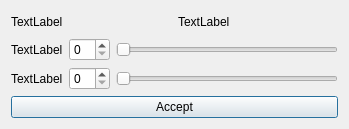
<?xml version="1.0" encoding="UTF-8"?>
<ui version="4.0">
 <class>BankDialog</class>
 <widget class="QDialog" name="BankDialog">
  <property name="geometry">
   <rect>
    <x>0</x>
    <y>0</y>
    <width>349</width>
    <height>129</height>
   </rect>
  </property>
  <property name="windowTitle">
   <string>Dialog</string>
  </property>
  <layout class="QGridLayout" name="gridLayout">
   <item row="2" column="0">
    <layout class="QHBoxLayout" name="horizontalLayout_Repay">
     <item>
      <widget class="QLabel" name="label_Repay">
       <property name="text">
        <string>TextLabel</string>
       </property>
      </widget>
     </item>
     <item>
      <widget class="QSpinBox" name="spinBox_Repay"/>
     </item>
     <item>
      <widget class="QSlider" name="horizontalSlider_Repay">
       <property name="orientation">
        <enum>Qt::Horizontal</enum>
       </property>
      </widget>
     </item>
    </layout>
   </item>
   <item row="1" column="0">
    <layout class="QHBoxLayout" name="horizontalLayout_Borrow">
     <item>
      <widget class="QLabel" name="label_Borrow">
       <property name="text">
        <string>TextLabel</string>
       </property>
      </widget>
     </item>
     <item>
      <widget class="QSpinBox" name="spinBox_Borrow"/>
     </item>
     <item>
      <widget class="QSlider" name="horizontalSlider_Borrow">
       <property name="orientation">
        <enum>Qt::Horizontal</enum>
       </property>
      </widget>
     </item>
    </layout>
   </item>
   <item row="0" column="0">
    <layout class="QHBoxLayout" name="horizontalLayout">
     <item>
      <widget class="QLabel" name="label_InterestRate">
       <property name="text">
        <string>TextLabel</string>
       </property>
      </widget>
     </item>
     <item>
      <widget class="QLabel" name="label_Liability">
       <property name="text">
        <string>TextLabel</string>
       </property>
      </widget>
     </item>
    </layout>
   </item>
   <item row="3" column="0">
    <widget class="QPushButton" name="pushButton_Accept">
     <property name="text">
      <string>Accept</string>
     </property>
    </widget>
   </item>
  </layout>
 </widget>
 <resources/>
 <connections/>
</ui>
